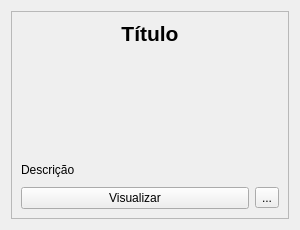
<?xml version="1.0" encoding="UTF-8"?>
<ui version="4.0">
 <class>Card</class>
 <widget class="QWidget" name="Card">
  <property name="geometry">
   <rect>
    <x>0</x>
    <y>0</y>
    <width>300</width>
    <height>230</height>
   </rect>
  </property>
  <property name="minimumSize">
   <size>
    <width>300</width>
    <height>230</height>
   </size>
  </property>
  <property name="maximumSize">
   <size>
    <width>400</width>
    <height>300</height>
   </size>
  </property>
  <property name="windowTitle">
   <string>Card</string>
  </property>
  <layout class="QGridLayout" name="gridLayout">
   <item row="0" column="0">
    <widget class="QFrame" name="frame">
     <property name="frameShape">
      <enum>QFrame::StyledPanel</enum>
     </property>
     <property name="frameShadow">
      <enum>QFrame::Raised</enum>
     </property>
     <layout class="QVBoxLayout" name="verticalLayout_2">
      <item>
       <widget class="QLabel" name="title">
        <property name="font">
         <font>
          <pointsize>16</pointsize>
          <weight>75</weight>
          <bold>true</bold>
         </font>
        </property>
        <property name="text">
         <string>Título</string>
        </property>
        <property name="alignment">
         <set>Qt::AlignCenter</set>
        </property>
       </widget>
      </item>
      <item>
       <widget class="QLabel" name="picture">
        <property name="sizePolicy">
         <sizepolicy hsizetype="Preferred" vsizetype="Fixed">
          <horstretch>0</horstretch>
          <verstretch>0</verstretch>
         </sizepolicy>
        </property>
        <property name="minimumSize">
         <size>
          <width>0</width>
          <height>100</height>
         </size>
        </property>
        <property name="alignment">
         <set>Qt::AlignCenter</set>
        </property>
       </widget>
      </item>
      <item>
       <widget class="QLabel" name="description">
        <property name="text">
         <string>Descrição</string>
        </property>
        <property name="wordWrap">
         <bool>true</bool>
        </property>
       </widget>
      </item>
      <item>
       <layout class="QHBoxLayout" name="horizontalLayout">
        <item>
         <widget class="QPushButton" name="button">
          <property name="text">
           <string>Visualizar</string>
          </property>
         </widget>
        </item>
        <item>
         <widget class="QToolButton" name="toolButton">
          <property name="text">
           <string>...</string>
          </property>
         </widget>
        </item>
       </layout>
      </item>
     </layout>
    </widget>
   </item>
  </layout>
 </widget>
 <resources>
  <include location="../resources.qrc"/>
 </resources>
 <connections/>
</ui>
